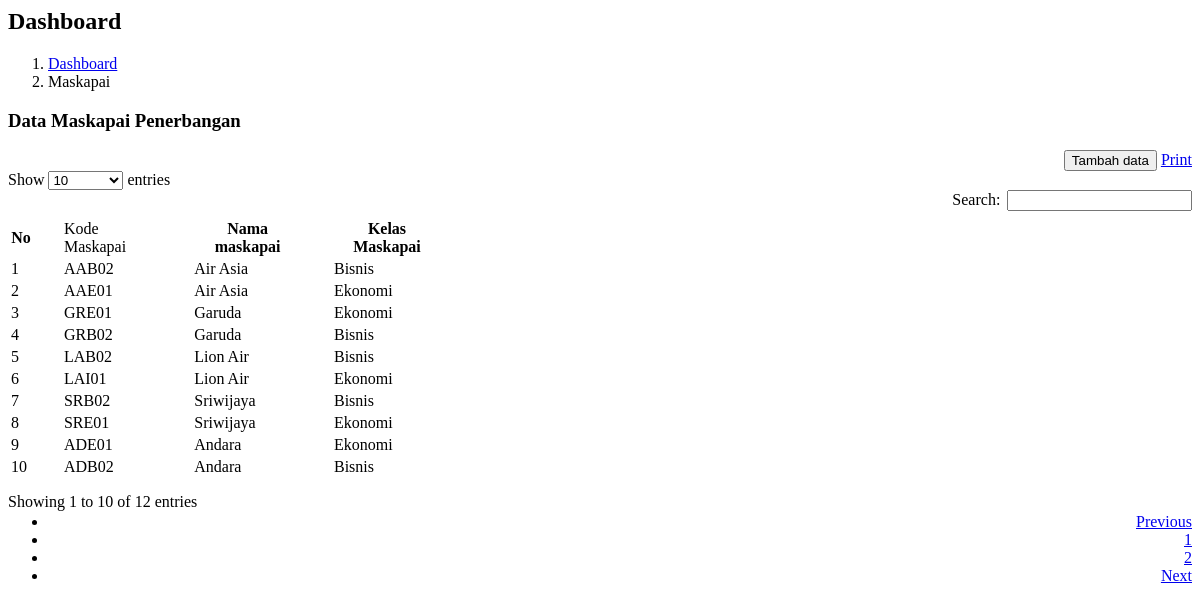
/pages/maskapai.php, run on the app's committed database.
### tables this page shows
CREATE TABLE `maskapai` (
  `id_maskapai` int(11) NOT NULL,
  `kd_maskapai` varchar(20) NOT NULL,
  `nama_maskapai` varchar(50) NOT NULL,
  `kelas_maskapai` varchar(20) NOT NULL
);

### pages/maskapai.php (the view, shortened to what this page needs)
<div class="content-wrapper">
    <section class="content-header">
      <h1>
        Dashboard
      </h1>
      <ol class="breadcrumb">
        <li><a href="#"><i class="fa fa-dashboard"></i> Dashboard</a></li>
        <li class="active">Maskapai</li>
      </ol>
    </section>
    <section class="content">
        <div class="row">
            <div class="col-xs-12">
                <div class="box">
                    <div class="box-header with-border">
                    <h3 class="box-title">Data Maskapai Penerbangan</h3>
                    <div align="right">
                    <a href="index_admin.php?p=maskapai-input"><button class="btn btn-xs btn-primary"><i class="fa fa-plus-circle"></i> <span>Tambah data</span></button></a>
                    <a href="pages/cetak-maskapai.php" target="_blank" class="btn btn-sm btn-info"><i class="fa fa-print"></i> Print</a>
                    </div>
                </div>
                <div class="box-body">
                <table id="tabel" class="table table-responsive table-bordered table-striped">
                <thead>
                <tr>
                    <th>No</th>
                    <td>Kode Maskapai</td>
                    <th>Nama maskapai</th>
                    <th>Kelas Maskapai</th>
                    <th><i class="fa fa-gear"></i></th>
                </tr>
                </thead>
                <tbody>
                <?php
                $no=1;
                $sql = mysqli_query($con, "SELECT * FROM maskapai");
                while($data=mysqli_fetch_array($sql)){
                ?>
                <tr>
                    <td><?= $no;?></td>
                    <td><?= $data['kd_maskapai'];?></td>
                    <td><?= $data['nama_maskapai'];?></td>
                    <td><?= $data['kelas_maskapai'];?></td>
                    <td></td>
                </tr>
                <?php
                $no++;
                } ?>
                </tbody>
                </table>
                </div>
            </div>
        </div>
    </section>
</div>
<link rel="stylesheet" href="assets/bower_components/datatables.net-bs/css/dataTables.bootstrap.min.css">

### data on the page
maskapai: kd_maskapai "AAB02", nama_maskapai "Air Asia", kelas_maskapai "Bisnis"
maskapai: kd_maskapai "AAE01", nama_maskapai "Air Asia", kelas_maskapai "Ekonomi"
maskapai: kd_maskapai "GRE01", nama_maskapai "Garuda", kelas_maskapai "Ekonomi"
maskapai: kd_maskapai "GRB02", nama_maskapai "Garuda", kelas_maskapai "Bisnis"
maskapai: kd_maskapai "LAB02", nama_maskapai "Lion Air", kelas_maskapai "Bisnis"
maskapai: kd_maskapai "LAI01", nama_maskapai "Lion Air", kelas_maskapai "Ekonomi"
maskapai: kd_maskapai "SRB02", nama_maskapai "Sriwijaya", kelas_maskapai "Bisnis"
maskapai: kd_maskapai "SRE01", nama_maskapai "Sriwijaya", kelas_maskapai "Ekonomi"
maskapai: kd_maskapai "ADE01", nama_maskapai "Andara", kelas_maskapai "Ekonomi"
maskapai: kd_maskapai "ADB02", nama_maskapai "Andara", kelas_maskapai "Bisnis"
